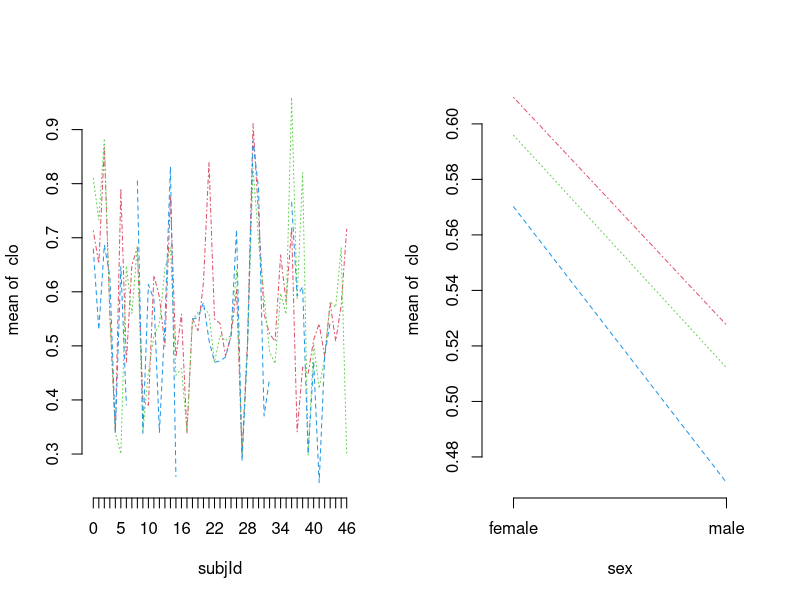
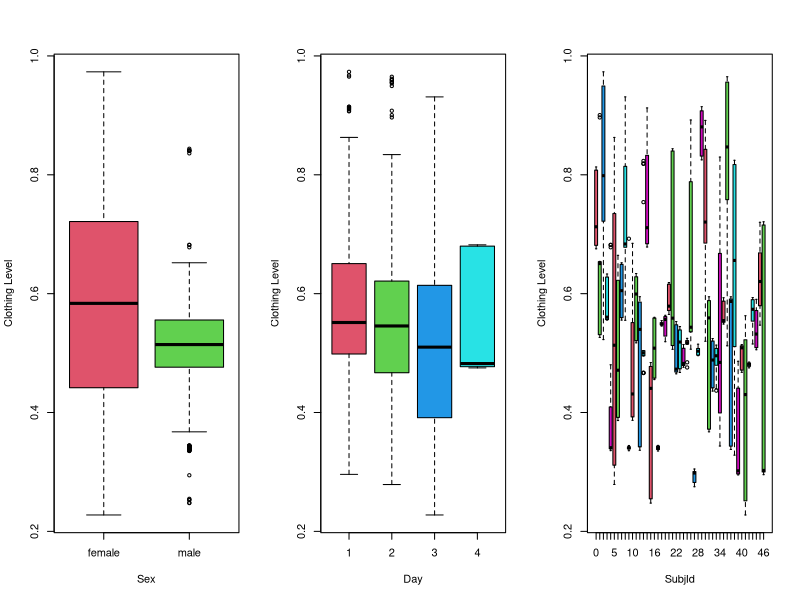
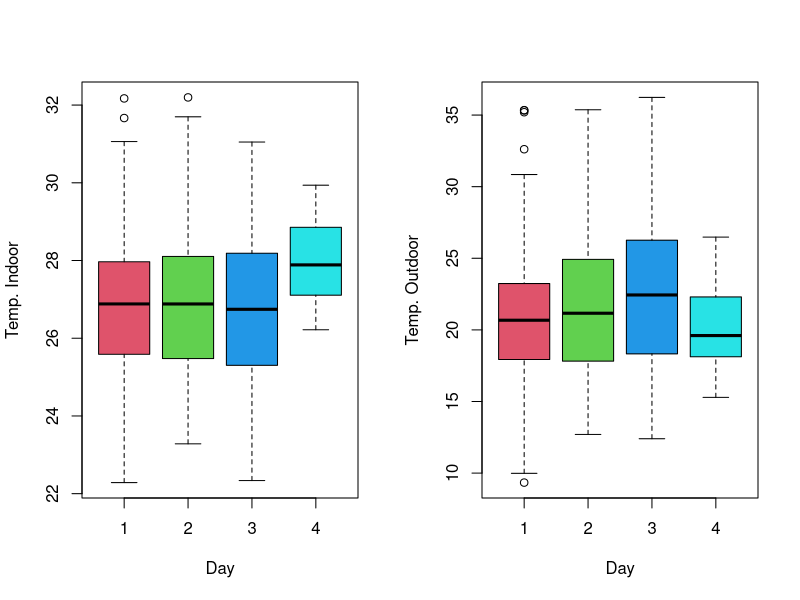
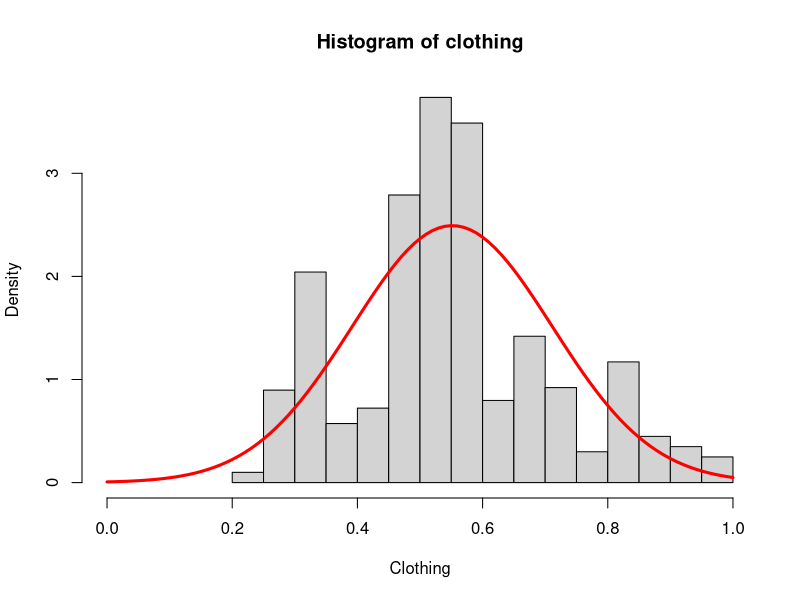
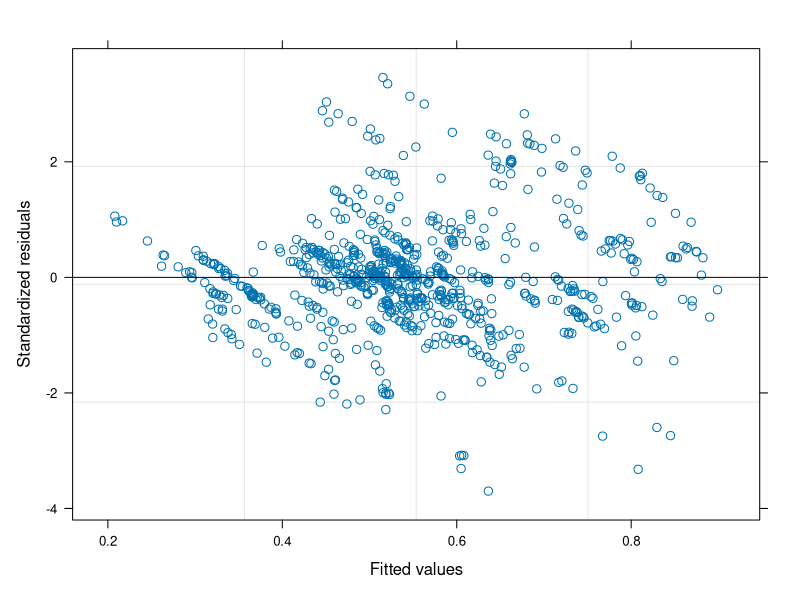
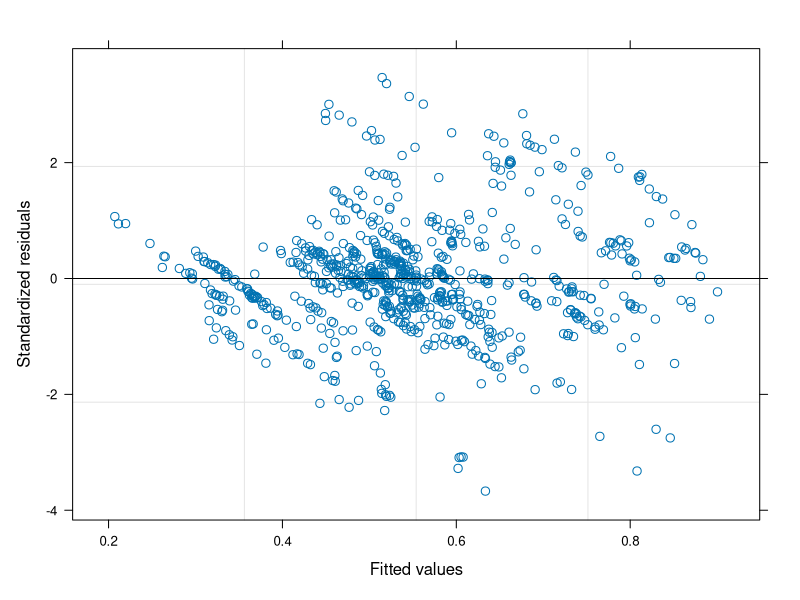
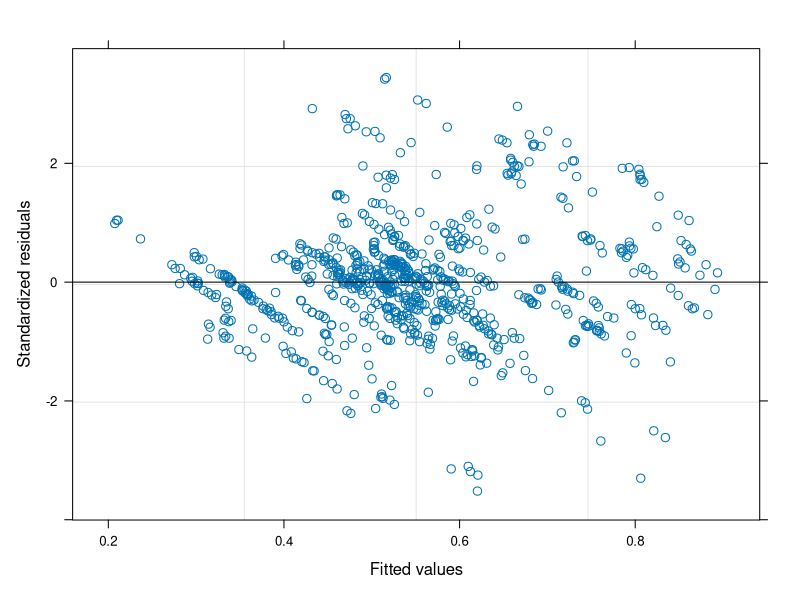
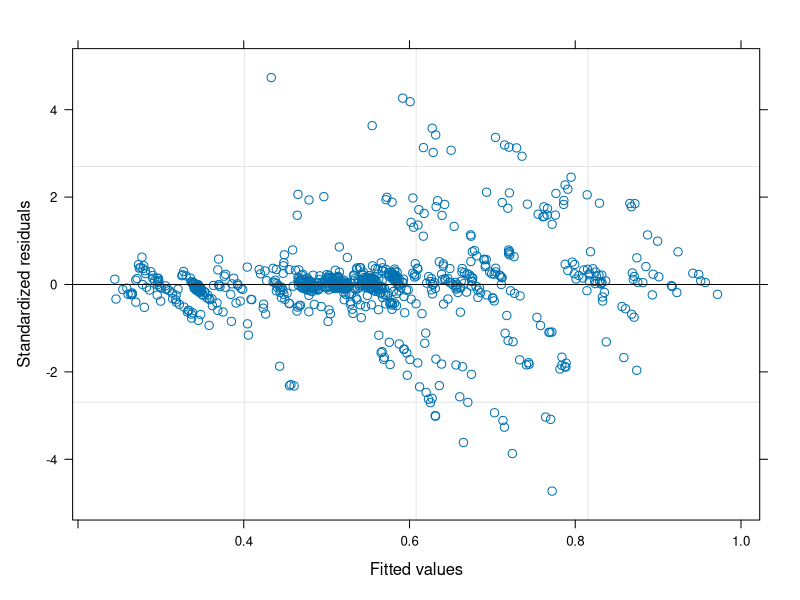

Here is the R script that generated these plots, in order: (Note: this script raises an error after producing the figures.)
# Assignment 3 - Adv. Data Analysis and Statistical Modelling
library(lme4)
library(readr)
library(xtable)
library(plyr)
library(corrplot)
library(nlme)
library(gclus)
library(stats)
library(emmeans)

setwd("~/Documents/Studie/Mst-Sem2-2021/Advanced Data Analysis and Stastitical Modelling/Assignment 3")

Clothing = read.csv('clothingFullAss03.csv')

## Exploratory Analysis #### 

# The subject is measured 6 times a day for 3 days.

par(mfrow=c(1,2))
with(Clothing, {
  interaction.plot(subjId, day, clo, legend=FALSE, 
                   bty="n", col=2:11, xtick = TRUE)
  interaction.plot(sex, day, clo, legend=FALSE, 
                   bty="n", col=2:11, xtick = TRUE)})
par(mfrow=c(1,1))


par(mfrow=c(1,3))
boxplot(Clothing$clo ~Clothing$sex, col=2:6, xlab = "Sex", ylab = "Clothing Level")
boxplot(Clothing$clo ~Clothing$day, col=2:6, xlab = "Day", ylab = "Clothing Level")
boxplot(Clothing$clo ~Clothing$subjId, col=2:6, xlab = "SubjId", ylab = "Clothing Level")

par(mfrow=c(1,2))
boxplot(Clothing$tInOp ~Clothing$day, col=2:6, xlab = "Day", ylab = "Temp. Indoor")
boxplot(Clothing$tOut ~Clothing$day, col=2:6, xlab = "Day", ylab = "Temp. Outdoor")

par(mfrow=c(1,1))
# DENSITY PLOT OF CLOTHING  
clothing = Clothing$clo
# Density plot of Clo: 
f<-function(x){dnorm(x,mean=mean(clothing,na.rm=T),
                     sd=sd(clothing,na.rm=T))} 
hist(clothing,xlab='Clothing',probability=T,xlim = c(0,1))
curve(f,0,1,lwd=3,col="red",add=T) 
rm(f)



## Mixed Effect Model that use subjId as a random effect ####

Clothing$sex = factor(Clothing$sex)
Clothing$day = factor(Clothing$day)

model0 <- lme(clo ~ tOut*tInOp*sex, random= ~ 1|subjId, data=Clothing, method="REML")
logLik(model0)
anova(model0)
summary(model0)

model1 <- lme(clo ~ tOut*tInOp+ tOut*sex+tInOp*sex+tOut*day+tInOp*day, random= ~ 1|subjId, data=Clothing, method="REML")
logLik(model1)
anova(model1)
summary(model1)
plot(model1)

model2 <- lme(clo ~ tOut+tInOp+ tOut*sex+tInOp*sex+tOut*day+tInOp*day, random= ~ 1|subjId, data=Clothing, method="REML")
logLik(model2)
anova(model2)
summary(model2)
plot(model2)

model3 <- lme(clo ~ tOut*sex+tOut*day+time, random= ~ 1|subjId, data=Clothing, method="REML")
logLik(model3)
anova(model3)
summary(model3)
plot(model3)
# add weights as their is dispersion in the end of the residuals



## Mixed Effect Model that 

model3 <- lme(clo ~ tInOp*sex+ tOut*sex+tOut*tInOp, random= ~ 1|subjId/day, data=Clothing, method="REML")
logLik(model3)
anova(model3)
summary(model3)
plot(model3)
# add weights as their is dispersion in the end of the residuals

model4 <- lme(clo ~ tInOp*sex+ tOut*sex, random= ~ 1|subjId/day, data=Clothing, method="REML")
logLik(model4)
anova(model4)
summary(model4)
plot(model4)


model5 <- lme(clo ~ tInOp*sex+ tOut, random= ~ 1|subjId/day, data=Clothing, method="REML")
logLik(model5)
anova(model5)
summary(model5)
plot(model5)

model6 <- lme(clo ~ tInOp*sex+ tOut,weights=~var, random= ~ 1|subjId/day, data=Clothing, method="REML")
logLik(model6)
anova(model6)
summary(model6)
plot(model6)

## Q.4 - model including within day auto-correlation 
# (repeated measurement set up), with subDay as random effect, you should only 
# consider random intercepts in these models.



fit.exp<- lme(clo ~ tInOp+sex+ tOut,random=~1|subDay,
                correlation=corExp(form=~1|subDay),
                data=Clothing,
                method="ML")
logLik(fit.exp)

plot(Variogram(fit.exp), main='Exp')

plot(fit.exp)
qqnorm(fit.exp)
